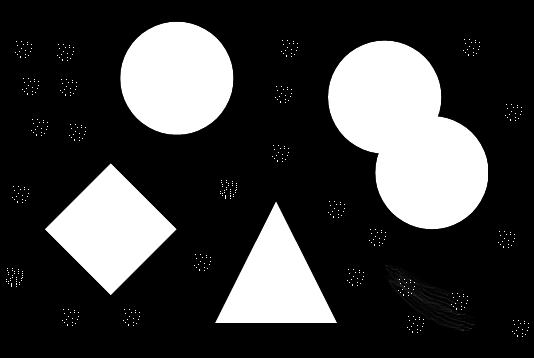
//> input picture bin/target.png, 534 x 358 px
$ ./cv_findcontours_sample   (built with g++ and OpenCV 4)
//> lines starting //> are read from the running program, lines starting //| are printed output that depends on the picture; after the words box and inside, x2 and y2 are one past the last pixel; in counts of white or black regions, pixels touching at a corner belong together
//> further down, target_img is the input picture: 358 rows x 534 cols, CV_8UC3; min 0, max 255, mean 60.9
#pragma once

#ifdef _WIN32
#include <SDKDDKVer.h>
#define WIN32_LEAN_AND_MEAN
#include <Windows.h>
#pragma warning(disable: 4819)
#ifdef _DEBUG
#pragma comment(lib, "opencv_world300d.lib")
#else
#endif
#pragma comment(lib, "opencv_world300.lib")
#endif

#include <vector>
#include <algorithm>
#include <opencv2/imgproc.hpp>
#include <opencv2/highgui/highgui.hpp>

int conter_area_cmp(const std::vector<cv::Point> &a, const std::vector<cv::Point> &b) {
	return cv::contourArea(b) > cv::contourArea(a);
}

cv::Mat process(cv::Mat &target_img)
{
	std::vector<cv::Scalar> colors;
	colors.push_back(cv::Scalar(0, 0, 255));
	colors.push_back(cv::Scalar(0, 255, 0));
	colors.push_back(cv::Scalar(255, 0, 0));
	colors.push_back(cv::Scalar(0, 255, 255));
	colors.push_back(cv::Scalar(255, 255, 0));
	colors.push_back(cv::Scalar(255, 0, 255));

	cv::Mat gray_img;
	cv::cvtColor(target_img, gray_img, cv::COLOR_BGR2GRAY);

	cv::Mat bin_img;
	cv::threshold(gray_img, bin_img, 128, 255, cv::THRESH_BINARY);
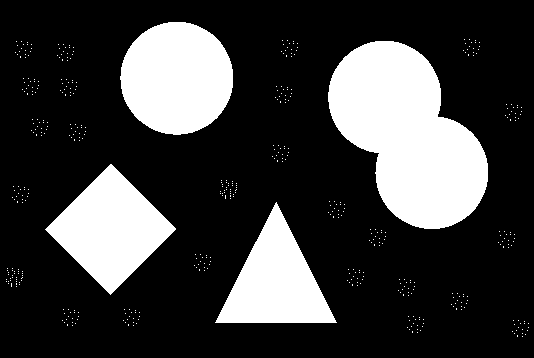
//> bin_img: 358 rows x 534 cols, CV_8UC1; 23.8% white; 482 white regions (478 under 20 px)

	// cv::findContours궻볺쀍됪몴궼갂궇귞궔궣귕CV_8U1궸돿뛊궢궲궓궘궞궴
	std::vector<std::vector<cv::Point> > contours;
	cv::findContours(bin_img, contours, CV_RETR_LIST, CV_CHAIN_APPROX_SIMPLE);
//> contours = 482 contours, 478 with area under 20; largest, box (x1, y1, x2, y2) and area: (328, 41, 488, 229) 18634, (120, 22, 233, 135) 9844, (45, 164, 176, 295) 8514, (215, 202, 337, 323) 7240

	std::sort(contours.begin(), contours.end(), conter_area_cmp);

	cv::Mat result_img;
	target_img.copyTo(result_img);

	for (unsigned int i = 0; i < contours.size(); ++i) {
		// 뽋먑궕궇귡믴뱗묈궖궋븫빁귩뫮뤭궴궥귡
		if (cv::contourArea(contours[i]) > 100) {
			cv::polylines(result_img, contours[i], true, colors[i%colors.size()], 2);

			cv::Rect r = cv::boundingRect(contours[i]);
			cv::rectangle(result_img, r, cv::Scalar(0, 255, 0), 1);

			cv::RotatedRect rr = cv::minAreaRect(contours[i]);
			cv::Point2f ps[4];
			rr.points(ps);
			for (int i = 0; i < 4; ++i) {
				cv::line(result_img, ps[i], ps[(i + 1) % 4], cv::Scalar(255, 0, 0), 1);
			}

			cv::RotatedRect re = cv::fitEllipse(contours[i]);

			cv::ellipse(result_img, re, cv::Scalar(0, 0, 255), 1);
		}
	}
//> this loop made 482 passes
//> (r, rr, re) on passes 479 to 482: (Rect(215, 202, 122, 121), centre (275.5, 262), size (120, 121), angle -90, centre (275.6, 201.4), size (24.4, 47.4), angle 0), (Rect(45, 164, 131, 131), centre (110.3, 228.8), size (92.6, 91.9), angle -45, centre (110, 229), size (129.5, 130.5), angle 45), (Rect(120, 22, 113, 113), centre (176, 78), size (112, 112), angle -90, centre (176.3, 77.8), size (112, 112), angle 120.1), (Rect(328, 41, 160, 188), centre (407.7, 134.4), size (112.7, 201.7), angle -32.1, centre (407.8, 134.1), size (114.9, 216.4), angle 148.7)
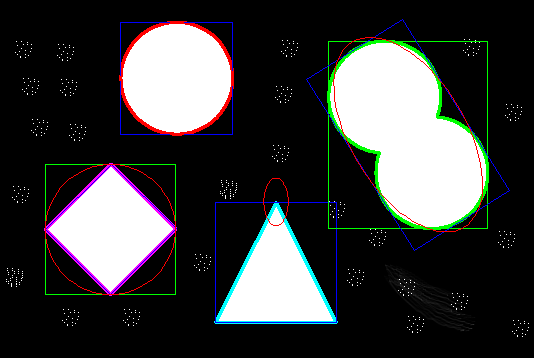
//> result_img: 358 rows x 534 cols, CV_8UC3; 4.52% of pixels changed, all inside (x1, y1, x2, y2) = (44, 19, 510, 324)

	return result_img;
}

int main(int argc, char* argv[])
{
	cv::Mat target_img;
	target_img = cv::imread("target.png");

	while (true) {
		cv::Mat result_img = process(target_img);
		if (!result_img.empty()) {
			cv::imshow("result", result_img);
		}

		int c = cv::waitKey(1);
//> the Esc key is pressed
		if (c == 27) {
			break;
		}
	}
	cv::destroyAllWindows();

	return 0;
}
